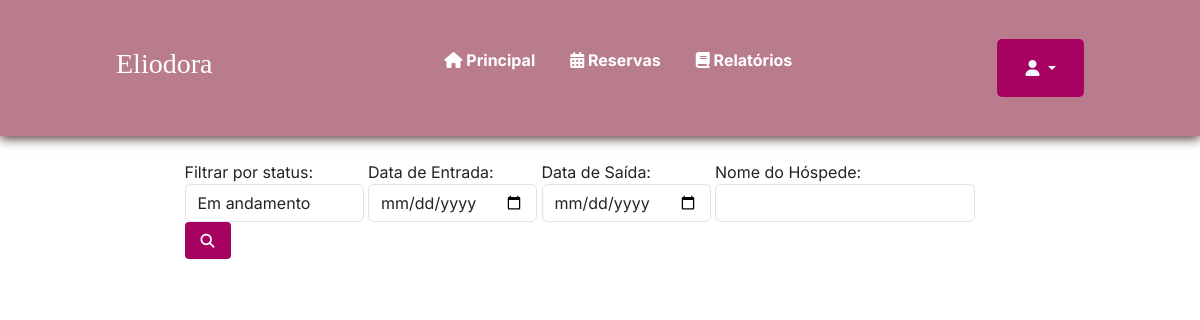
The page /controlarReserva.php on the database as committed earlier.
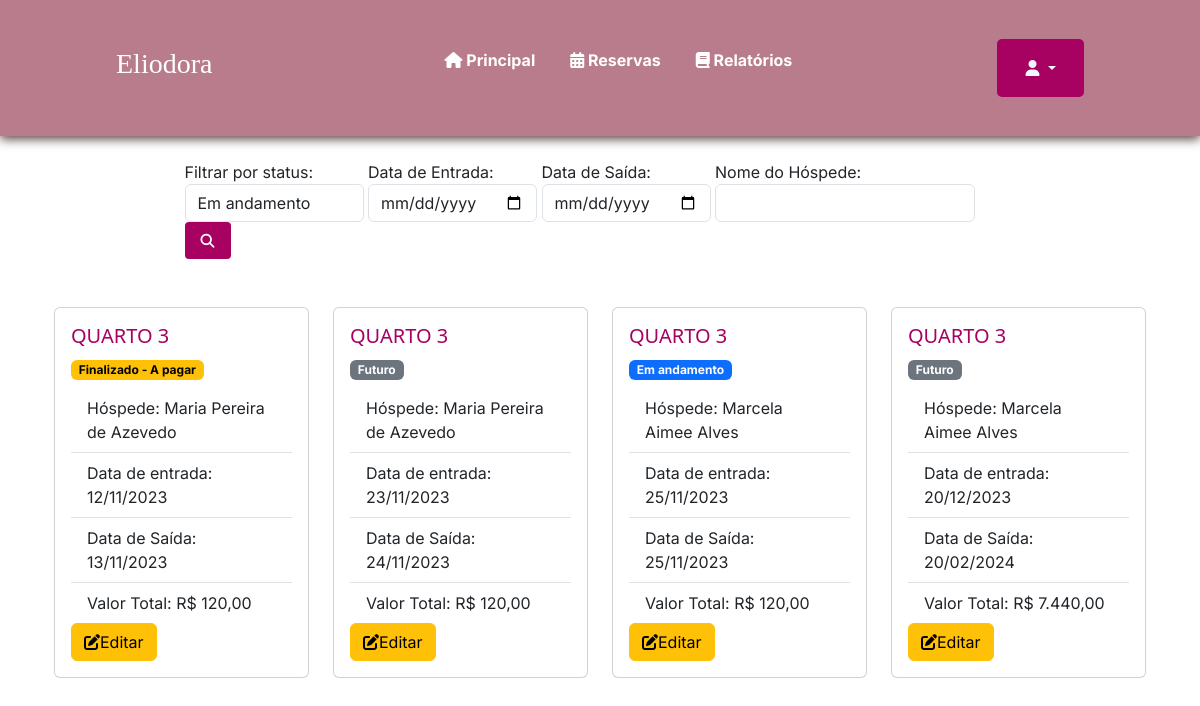
The same page on the database as committed later.
### tables this page shows
CREATE TABLE `reserva` (
  `id` int(11) NOT NULL,
  `status` int(11) NOT NULL DEFAULT 1,
  `dataEntrada` date NOT NULL,
  `dataSaida` date NOT NULL,
  `valorTotalReserva` double(11,2) NOT NULL,
  `quantHospede` int(1) NOT NULL,
  `observacao` varchar(200) NOT NULL,
  `id_hospede` int(11) DEFAULT NULL,
  `id_quarto` int(11) DEFAULT NULL,
  `id_funcionario` int(11) DEFAULT NULL,
  `datacadastro` datetime NOT NULL DEFAULT current_timestamp()
);

CREATE TABLE `quarto` (
  `id` int(11) NOT NULL,
  `status` varchar(3) NOT NULL,
  `numero` int(11) NOT NULL,
  `tipo` varchar(8) NOT NULL,
  `capacidade` int(45) NOT NULL,
  `valorDiaria` double(11,2) NOT NULL
);

CREATE TABLE `hospede` (
  `id` int(11) NOT NULL,
  `nome` varchar(100) NOT NULL,
  `cpf` varchar(15) NOT NULL,
  `dataNascimento` date NOT NULL,
  `genero` varchar(1) NOT NULL,
  `estado` varchar(100) NOT NULL,
  `cidade` varchar(100) NOT NULL,
  `bairro` varchar(100) NOT NULL,
  `endereco` varchar(100) NOT NULL,
  `numeroEndereco` int(11) NOT NULL,
  `cep` varchar(15) NOT NULL,
  `email` varchar(45) NOT NULL,
  `telefone` varchar(20) NOT NULL,
  `contatoEmergencia` varchar(20) NOT NULL
);

### controlarReserva.php (the view, shortened to what this page needs)
<?php
function getStatusName($statusNumber)
{
    switch ($statusNumber) {
        case 1:
            return ['Futuro', 'secondary'];
        case 2:
            return ['Em andamento', 'primary'];
        case 3:
            return ['Finalizado - A pagar', 'warning'];
    }
}
require_once("conexao.php");
?>
<!DOCTYPE html>
<head>
    <link href="css/style.css" rel="stylesheet">
</head>
<?php require_once("cabecalho.php"); ?>
<body>
    <br>
    <div class="container">
    <div class="row justify-content-center">
        <div class="col-md-9">
            <form method="GET" action="<?php echo $_SERVER['PHP_SELF']; ?>">
                <label for="statusSelect">Filtrar por status:
                    <select name="status" id="statusSelect" class="form-control mr-sm-2">
                        <option value="2" selected>Em andamento</option>
                    </select>
                </label>
                <label for="dataEntrada">Data de Entrada:
                    <input type="date" id="dataEntrada" name="dataEntrada" class="form-control mr-sm-2">
                </label>
                <label for="dataSaida">Data de Saída:
                    <input type="date" id="dataSaida" name="dataSaida" class="form-control mr-sm-2">
                </label>
                <label for="nome">Nome do Hóspede:
                    <input type="text" id="nome" name="nome" class="form-control mr-sm-2" value="<?= isset($_GET['nome']) ? $_GET['nome'] : '' ?>">
                </label>
                <button type="submit" class="filter-button"><i class="fa-solid fa-magnifying-glass"></i></button>
            </form>
        </div>
        <div class="row row-cols 1 row-cols-md-4 g-4">
            <?php
            $sql = "SELECT reserva.*, hospede.nome as hospede_nome, quarto.numero as quarto_numero
                    FROM reserva
                    LEFT JOIN hospede ON hospede.id = reserva.id_hospede
                    LEFT JOIN quarto ON quarto.id = reserva.id_quarto
                    WHERE 1";
            $sql .= " ORDER BY dataEntrada ASC;";
            $resultado = mysqli_query($conexao, $sql);
            if ($resultado) {
                $reservas = [];
                while ($linha = mysqli_fetch_array($resultado)) {
                    $reservas[] = $linha;
                }
                foreach ($reservas as $reserva) {
                    $statusInfo = getStatusName($reserva['status']);
                    $statusText = $statusInfo[0];
                    $statusClass = $statusInfo[1];
                    ?>
                    <div class="col-md">
                        <div class="card">
                            <div class="card-body">
                                <div class="card-title">
                                    <h5 style="color: #a70162; font-family: 'Segoe UI'">QUARTO
                                        <?= $reserva['quarto_numero'] ?>
                                    </h5>
                                    <label class="badge badge-pill text-bg-<?= $statusClass ?>">
                                        <?= $statusText ?>
                                    </label>
                                </div>
                                <ul class="list-group list-group-flush">
                                    <li class="list-group-item">Hóspede:
                                        <?= $reserva['hospede_nome'] ?>
                                    </li>
                                    <li class="list-group-item">Data de entrada:
                                        <?= date('d/m/Y', strtotime($reserva['dataEntrada'])) ?>
                                    </li>
                                    <li class="list-group-item">Data de Saída:
                                        <?= date('d/m/Y', strtotime($reserva['dataSaida'])) ?>
                                    </li>
                                    <li class="list-group-item">Valor Total: R$
                                        <?= number_format($reserva['valorTotalReserva'], 2, ',', '.') ?>
                                    </li>
                                </ul>
                                <a href="alterarReserva.php?id=<?= $reserva['id'] ?>" class="btn btn-warning">
                                    <i class="fa-solid fa-pen-to-square"></i>Editar
                                </a>
                            </div>
                        </div>
                    </div>
                    <?php
                }
            } else {
                echo "Erro na consulta: " . mysqli_error($conexao);
            }
            ?>
        </div>
    </div>
</body>
</html>

### cabecalho.php (shortened to what this page needs)
<!DOCTYPE html>
<html lang="pt-br">
<head>
<link href="https://cdn.jsdelivr.net/npm/bootstrap@5.3.0-alpha3/dist/css/bootstrap.min.css"
rel="stylesheet">
</head>
<body>
<?php require_once("menu.php");?>

### menu.php (shortened to what this page needs)
<!DOCTYPE html>
<html lang="pt-br">
<head>
    <link rel="stylesheet" href="style.css">
</head>
<body>
    <header>
        <nav class="nav-bar">
            <div class="logo" style="font-family: 'Charmonman', cursive;">
                <h2 style="font-family: 'Cormorant Garamond', serif;">Eliodora</h2>
            </div>
            <div class="nav-list">
                <ul>
                    <li class="nav-item"><a href="principal.php" class="nav-link"><i class="fa-solid fa-house"></i>
                            Principal</a></li>
                    <li class="nav-item"><a href="controlarReserva.php" class="nav-link"><i class="fa-solid fa-calendar-days"></i> Reservas</a></li>
                    <li class="nav-item"><a href="relatorios.php" class="nav-link"><i class="fa-solid fa-book"></i>
                            Relatórios</a>
                    </li>
                </ul>
            </div>
            <div class="login-button">
                <button type="button" class="btn btn dropdown-toggle" style="color:aliceblue;"      data-bs-toggle="dropdown" aria-expanded="false">
                <i class="fa-solid fa-user"></i> <?php echo $_SESSION['nome']; ?>
                </button>
            </div>
        </nav>
    </header>
</body>
</html>

### css/style.css (style rules this page uses)
* { padding: 0; margin: 0; font-family: 'Inter', sans-serif; }
body { background-color: #f4dde3; }
header { background-color: #b97c8c; box-shadow: 0px 3px 10px #563f3f; }
.nav-bar { display: flex; justify-content: space-between; padding: 1.5rem 6rem; }
.logo { display: flex; align-items: center; }
.logo h2 { color: #fff; }
.nav-list { display: flex; align-items: center; }
.nav-list ul { display: flex; justify-content: center; list-style: none; }
.nav-item { margin: 0 15px; }
.nav-link { text-decoration: none; font-size: 1.15rem; color: #ffffff; font-weight: 400; }
.login-button { border: none; padding: 10px 15px; border-radius: 5px; background-color: #a70162; color: #fff; }

### style.css (style rules this page uses)
* { margin: 0; padding: 0; box-sizing: border-box; }
header { background-color: #b97c8c; color: #ffffff; padding: 15px 20px; }
.logo h2 { font-family: 'Cormorant Garamond', serif; font-size: 28px; }
.nav-list ul { list-style: none; display: flex; }
.nav-item { margin-right: 20px; }
.nav-link { text-decoration: none; color: #ffffff; font-weight: bold; transition: color 0.3s ease; }

### controlarReserva.php (style rules this page uses)
.filter-button { padding: 8px 16px; font-size: 14px; font-weight: bold; color: #fff; background-color: #a70162; border: none; border-radius: 4px; cursor: pointer; transition: background-color 0.3s ease; }

Rows that differ between the two databases and show on the page:
added reserva: id_quarto.numero "3", status "Finalizado - A pagar", id_hospede.nome "Maria Pereira de Azevedo", dataEntrada "12/11/2023", dataSaida "13/11/2023", valorTotalReserva "120,00"
added reserva: id_quarto.numero "3", status "Futuro", id_hospede.nome "Maria Pereira de Azevedo", dataEntrada "23/11/2023", dataSaida "24/11/2023", valorTotalReserva "120,00"
added reserva: id_quarto.numero "3", status "Em andamento", id_hospede.nome "Marcela Aimee Alves", dataEntrada "25/11/2023", dataSaida "25/11/2023", valorTotalReserva "120,00"
added reserva: id_quarto.numero "3", status "Futuro", id_hospede.nome "Marcela Aimee Alves", dataEntrada "20/12/2023", dataSaida "20/02/2024", valorTotalReserva "7.440,00"
